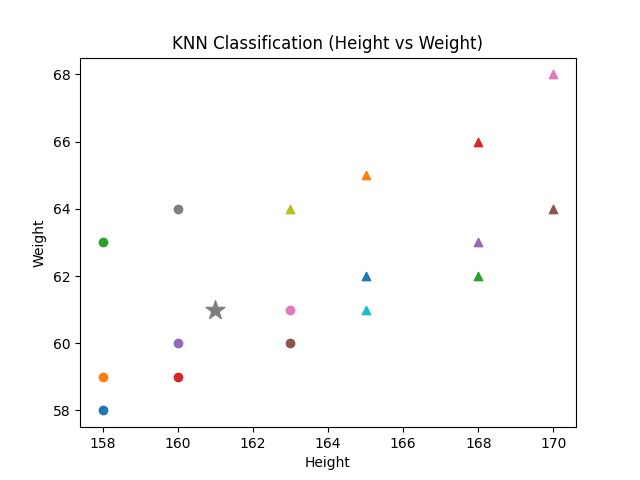

Write the Python code that produced this figure.
import math
import matplotlib.pyplot as plt
from collections import Counter

height = [158,158,158,160,160,163,163,160,163,165,165,165,168,168,168,170,170]
weight = [58,59,63,59,60,60,61,64,64,61,62,65,62,66,63,64,68]
tshirt = ["M","M","M","M","M","M","M","M","L","L","L","L","L","L","L","L","L"]

test_height = 161
test_weight = 61

data = list(zip(height, weight, tshirt))

distances = []
for h, w, size in data:
    d = math.sqrt((h - test_height)**2 + (w - test_weight)**2)
    distances.append((d, size))

distances.sort(key=lambda x: x[0])

k_values = [1, 3, 5, 7, 9, 11, 13, 15]

print("Predictions:")
for k in k_values:
    labels = [label for _, label in distances[:k]]
    prediction = Counter(labels).most_common(1)[0][0]
    print(f"k = {k} -> {prediction}")

for i in range(len(height)):
    if tshirt[i] == "M":
        plt.scatter(height[i], weight[i], marker='o')
    elif tshirt[i] == "ML":
        plt.scatter(height[i], weight[i], marker='s')
    else:
        plt.scatter(height[i], weight[i], marker='^')

plt.scatter(test_height, test_weight, marker='*', s=200)

plt.xlabel("Height")
plt.ylabel("Weight")
plt.title("KNN Classification (Height vs Weight)")
plt.show()
